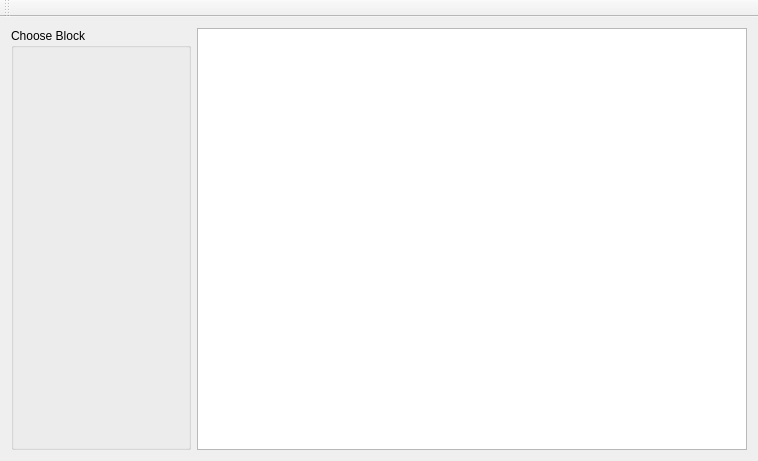
<?xml version="1.0" encoding="UTF-8"?>
<ui version="4.0">
 <class>MainWindow</class>
 <widget class="QMainWindow" name="MainWindow">
  <property name="geometry">
   <rect>
    <x>0</x>
    <y>0</y>
    <width>756</width>
    <height>461</height>
   </rect>
  </property>
  <property name="windowTitle">
   <string>MainWindow</string>
  </property>
  <widget class="QWidget" name="centralWidget">
   <layout class="QHBoxLayout" name="horizontalLayout">
    <item>
     <layout class="QVBoxLayout" name="verticalLayout_2">
      <item>
       <widget class="QGroupBox" name="blockListGroupBox">
        <property name="sizePolicy">
         <sizepolicy hsizetype="Fixed" vsizetype="Preferred">
          <horstretch>0</horstretch>
          <verstretch>0</verstretch>
         </sizepolicy>
        </property>
        <property name="minimumSize">
         <size>
          <width>180</width>
          <height>260</height>
         </size>
        </property>
        <property name="title">
         <string>Choose Block</string>
        </property>
       </widget>
      </item>
     </layout>
    </item>
    <item>
     <widget class="QGraphicsView" name="graphicsView">
      <property name="minimumSize">
       <size>
        <width>550</width>
        <height>410</height>
       </size>
      </property>
     </widget>
    </item>
   </layout>
  </widget>
  <widget class="QMenuBar" name="menuBar">
   <property name="geometry">
    <rect>
     <x>0</x>
     <y>0</y>
     <width>756</width>
     <height>21</height>
    </rect>
   </property>
  </widget>
  <widget class="QToolBar" name="mainToolBar">
   <attribute name="toolBarArea">
    <enum>TopToolBarArea</enum>
   </attribute>
   <attribute name="toolBarBreak">
    <bool>false</bool>
   </attribute>
  </widget>
 </widget>
 <layoutdefault spacing="6" margin="11"/>
 <resources/>
 <connections/>
</ui>
